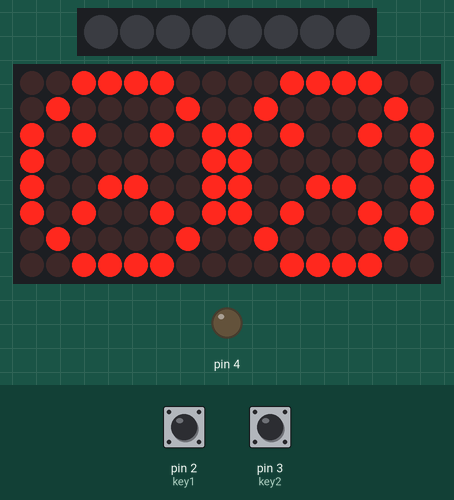
Recording of a sketch running on a simulated Arduino Uno, built with avr-gcc and run on an emulated ATmega328P. On the bench: 8 RGB LEDs in strip order, left to right, 16×8 LED matrix, output pins drawn as LEDs (lit = HIGH). The test bench sets the inputs (shaded band); at power-on: pin 3 (key2) LOW, pin 2 (key1) HIGH. The strip is taken to match the declared colour order; what the sketch prints to the serial monitor is not drawn.

1.3 s: pin 3 (key2) pulled HIGH for 0.15 s
Above: at 2.0 s.
Timing chart, 0 to 4.3 s (numbered marks = the images above; inputs shaded):
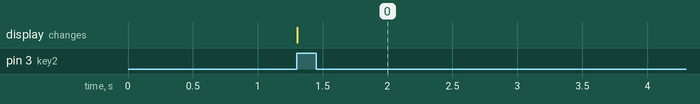

The sketch:

smile_and_cry.ino
```cpp
// (licence header left out)
#include <LedControl.h>               //Library file
#include <Adafruit_NeoPixel.h>       //Library file
#define PIN 5                         //Define the pins of the RGB lamp
#define MAX_LED 8                     //8 RGB lights in the robot car.

Adafruit_NeoPixel strip = Adafruit_NeoPixel( MAX_LED, PIN, NEO_RGB + NEO_KHZ800 );
#define key1  2     //Define the pin of key1(red button)
#define key2  3     //Define the pin of key2(green button)

/*Define the pin of the dot matrix*/
#define DIN 9
#define CS  10
#define CLK 11
#define NUM 2
#define ADD true
#define SUB false

//int val1;
//int val2;

byte smile[8]=   {0x3C,0x42,0xA5,0x81,0xA5,0x99,0x42,0x3C};//Smile
byte Cry[8]= {0x3C,0x42,0xA5,0x81,0x99,0xA5,0x42,0x3C};//Crying
LedControl lc=LedControl(DIN,CLK,CS,NUM);

/*Initialization settings*/
void setup()
{
     pinMode(key1,INPUT);
     pinMode(key2,INPUT);
     lc.shutdown(0,false);
     lc.setIntensity(0,1);
     lc.shutdown(1,false);
     lc.setIntensity(1,1);
     lc.clearDisplay(0);
     strip.begin();
     strip.show();
     Serial.begin(115200);
     pinMode(4,OUTPUT);
     digitalWrite(4,0);   //Pin 4 is the pin of the color recognition sensor searchlight
    /* In order to reduce the load of the power supply,
    * we initialize the searchlight of the color recognition sensor when it is initialized
    * (this is not necessary when the color recognition sensor is used)
    */
}

/*Button detection*/
int key_scan()
{
  if(digitalRead(key1) == 0 || digitalRead(key2) == 0)
  {
    if(digitalRead(key1) == 0)
    {
      delay(10);
      if(digitalRead(key1) == 0)
      {
       Serial.println("key1 down");
       while(digitalRead(key1) == 0);
        return 1;
      }
      else
      {
        Serial.println("error");
      }
    }
    else{
      delay(10);
      if(digitalRead(key2) == 0)
      {
       Serial.println("key2 down");
       while(digitalRead(key2) == 0);
        return 2;
      }
      else
      {
        Serial.println("error");
      }
    }
  }
 return 0;
}

/*Two dot matrix display functions*/
void printByte(byte character [])
{
    int i = 0;
    for(i=0;i<8;i++)
    {
         lc.setRow(0,i,character[i]);
         lc.setRow(1,i,character[i]);
    }
}

/*Main function*/
void loop()
{
   int val = 0;
   val = key_scan( );

   if(val==2)       //Determine whether the button Key2 is pressed,when the button is pressed the crying is displayed.
    {
        printByte(Cry);
        Serial.println("2");
    }
    else if(val==1)    //Determine whether the button Key2 is pressed,when the button is pressed the smile is displayed.
    {
        printByte(smile);
        Serial.println("1");
    }
}
```

Measured:
- after the input at 1.3 s, the display: changes at once (image 0)
